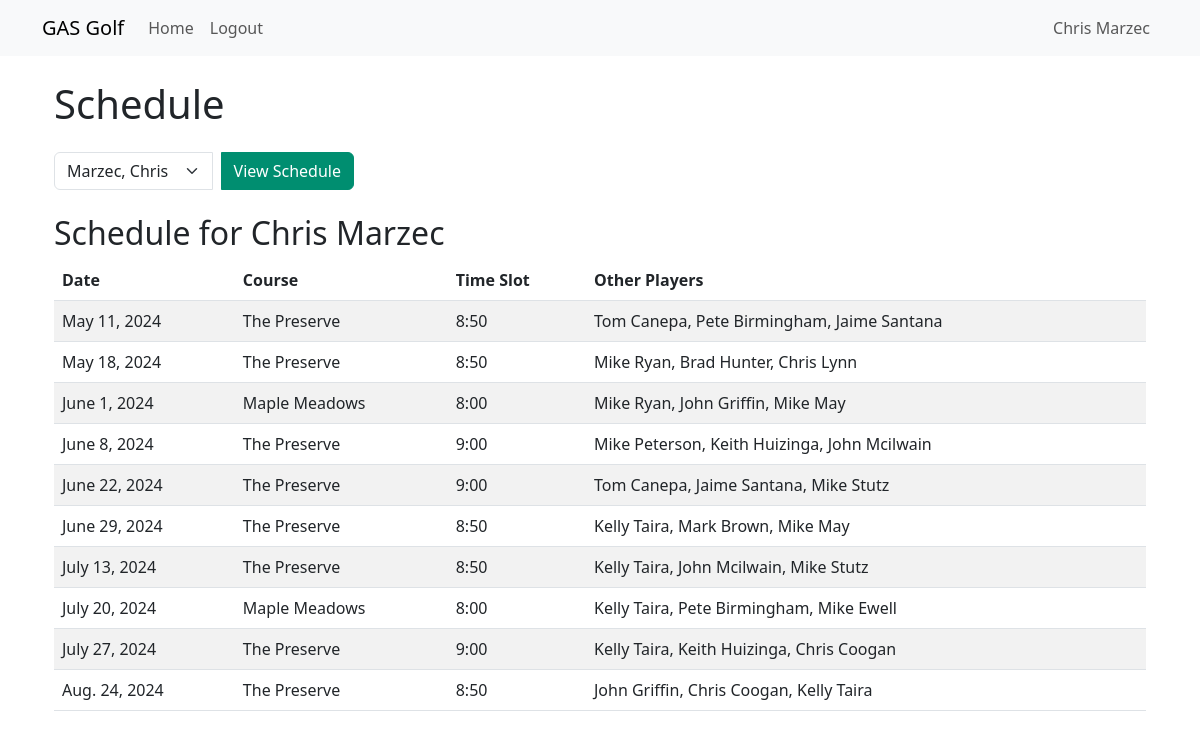
Before: /schedule/ (signed in) with the older database file.
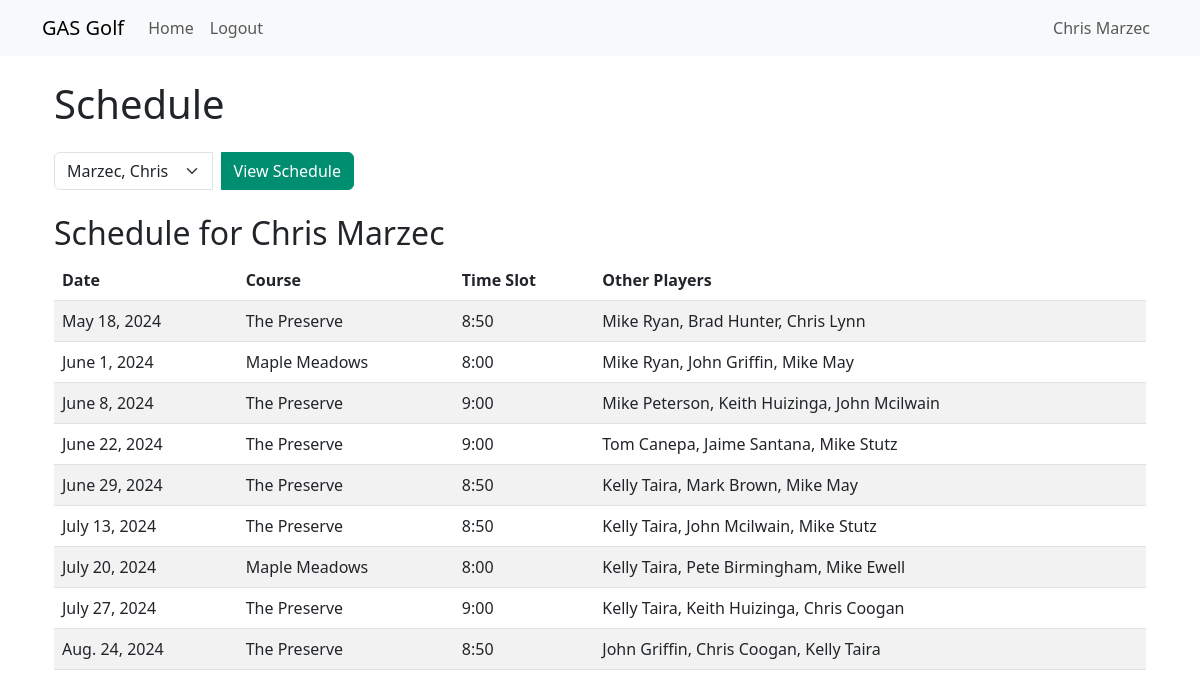
After: the same page with the newer database file.
### GRPR/models.py (models this page shows)
class TeeTimesInd(models.Model):
    CrewID = models.IntegerField()
    gDate = models.DateField()
    PID = models.ForeignKey('Players', on_delete=models.CASCADE)  # Links to Players table
    CourseID = models.ForeignKey('Courses', on_delete=models.CASCADE)  # Links to Courses table
    class Meta:
        db_table = "TeeTimesInd"

class Courses(models.Model):
    crewID = models.IntegerField()
    courseName = models.CharField(max_length=256)
    courseTimeSlot = models.CharField(max_length=256)
    class Meta:
        db_table = "Courses"

### GRPR/views.py (the view)
# urls.py: path('schedule/', views.schedule_view, name='schedule_view'),
@login_required
def schedule_view(request):
    players = Players.objects.all().order_by('LastName', 'FirstName')
    logged_in_user_id = request.user.id
    logged_in_player = Players.objects.filter(user_id=logged_in_user_id).first()
    selected_player = None
    schedule = []
    if request.method == "GET":
        player_id = request.GET.get("player_id", logged_in_player.id if logged_in_player else None)
        if player_id:
            selected_player = Players.objects.filter(id=player_id).first()
            schedule_query = TeeTimesInd.objects.filter(PID=player_id).select_related('CourseID').order_by('gDate')
            for teetime in schedule_query:
                group_players = TeeTimesInd.objects.filter(
                    gDate=teetime.gDate,
                    CourseID=teetime.CourseID
                ).exclude(PID=player_id).select_related('PID')
                other_players = [f"{gp.PID.FirstName} {gp.PID.LastName}" for gp in group_players]
                schedule.append({
                    "id": teetime.id,  # Add the ID column here
                    "gDate": teetime.gDate,
                    "courseName": teetime.CourseID.courseName,
                    "courseTimeSlot": teetime.CourseID.courseTimeSlot,
                    "otherPlayers": ", ".join(other_players),
                })
    context = {
        "players": players,
        "selected_player": selected_player,
        "schedule": schedule,
        "first_name": request.user.first_name,  # Add the first name of the logged-in user
        "last_name": request.user.last_name, # Add the last name of the logged-in user
    }
    return render(request, "GRPR/schedule.html", context)

### GRPR/templates/GRPR/schedule.html (shortened to what this page needs)
{% extends 'base.html' %}
{% block content %}
<div class="container my-4">
    <h1 class="mb-4">Schedule</h1>
    <form method="get" action="{% url 'schedule_view' %}">
        <div class="input-group mb-4" style="max-width: 300px;">
            <select name="player_id" class="form-select" required>
                {% for player in players %}
                    <option value="{{ player.id }}"
                        {% if selected_player and selected_player.id == player.id %}
                            selected
                        {% endif %}
                    >
                        {{ player.LastName }}, {{ player.FirstName }}
                    </option>
                {% endfor %}
            </select>
            <button type="submit" class="btn btn-primary ms-2">View Schedule</button>
        </div>
    </form>
    {% if selected_player %}
        <h2>Schedule for {{ selected_player.FirstName }} {{ selected_player.LastName }}</h2>
        <table class="table table-striped">
            <thead>
                <tr>
                    <th>Date</th>
                    <th>Course</th>
                    <th>Time Slot</th>
                    <th>Other Players</th>
                </tr>
            </thead>
            <tbody>
                {% for entry in schedule %}
                    <tr>
                        <td>{{ entry.gDate }}</td>
                        <td>{{ entry.courseName }}</td>
                        <td>{{ entry.courseTimeSlot }}</td>
                        <td>{{ entry.otherPlayers }}</td>
                    </tr>
                {% endfor %}
            </tbody>
        </table>
    {% endif %}
</div>
{% endblock %}

Changed rows visible on the page:
no longer on this page (row edited): TeeTimesInd: gDate "May 11, 2024"
Other visible differences:
list line gone: "The Preserve 8:50"
list line gone: "Tom Canepa, Pete Birmingham, Jaime Santana"
